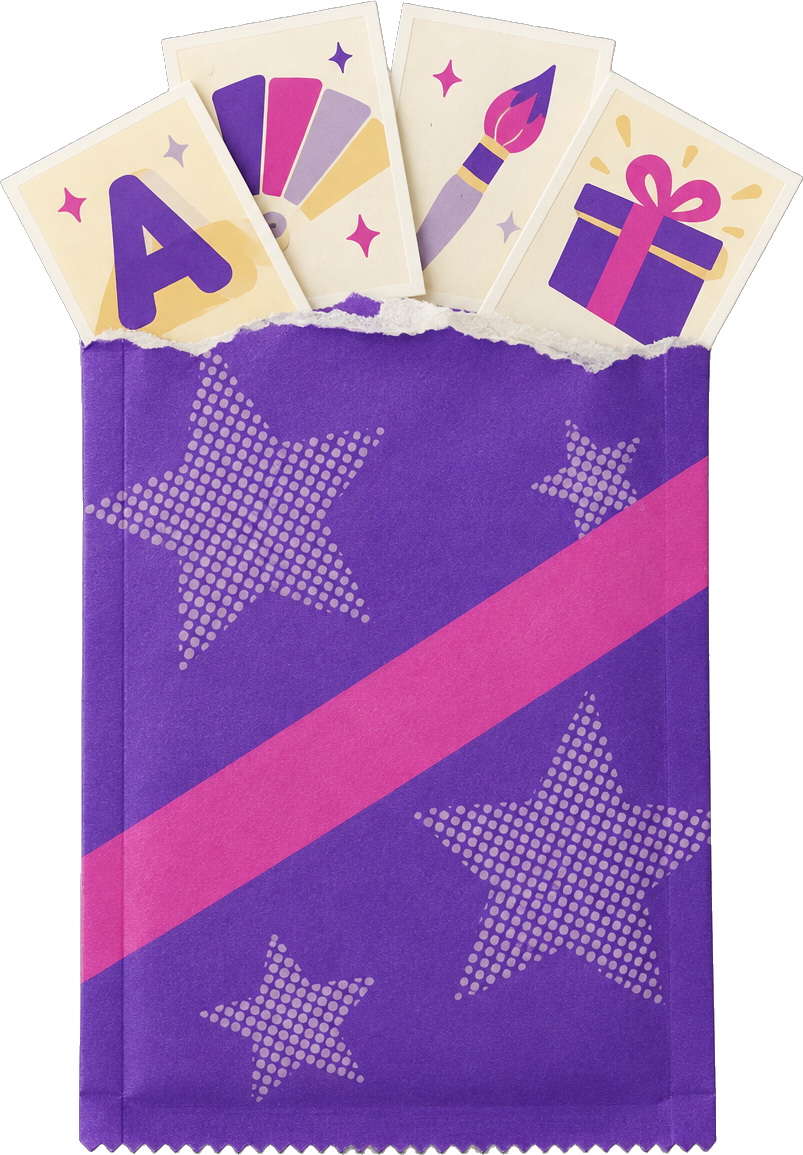
#> input picture Emi/ems-stories-servicos/projeto/objetos/pacotinho.png, 803 x 1155 px; its folder holds 4 pictures in this run
$ python objetos.py
#> lines starting #> are read from the running program, lines starting #| are printed output that depends on the picture; after the words box and inside, x2 and y2 are one past the last pixel; in counts of white or black regions, pixels touching at a corner belong together
# Objetos já aprovados no carrossel "figurinhas raras" (pacotinho, lupa, presente, pincel),
# tratados na mesma cor da capa da lua: mapa de gradiente plum -> rosa queimado -> manteiga -> marfim, mantendo o recorte.
from PIL import Image
import numpy as np
H = lambda h: np.array([int(h[i:i+2], 16) for i in (1, 3, 5)], float)
STOPS = [(0, '#4a1d58'), (.25, '#6d2c80'), (.5, '#b0569a'), (.78, '#f2cf7a'), (1, '#fffbde')]
for nome in ['pacotinho', 'lupa-3d', 'presente', 'pincel']:
    im = Image.open(f'objetos/{nome}.png').convert('RGBA')
#> im is the input picture: PIL image 803x1155 RGBA; mean R, G, B, A 117.2, 79.1, 133.5, 196.2
    a = np.asarray(im, float); alfa = a[..., 3] / 255
    g = (a[..., 0] * .299 + a[..., 1] * .587 + a[..., 2] * .114) / 255
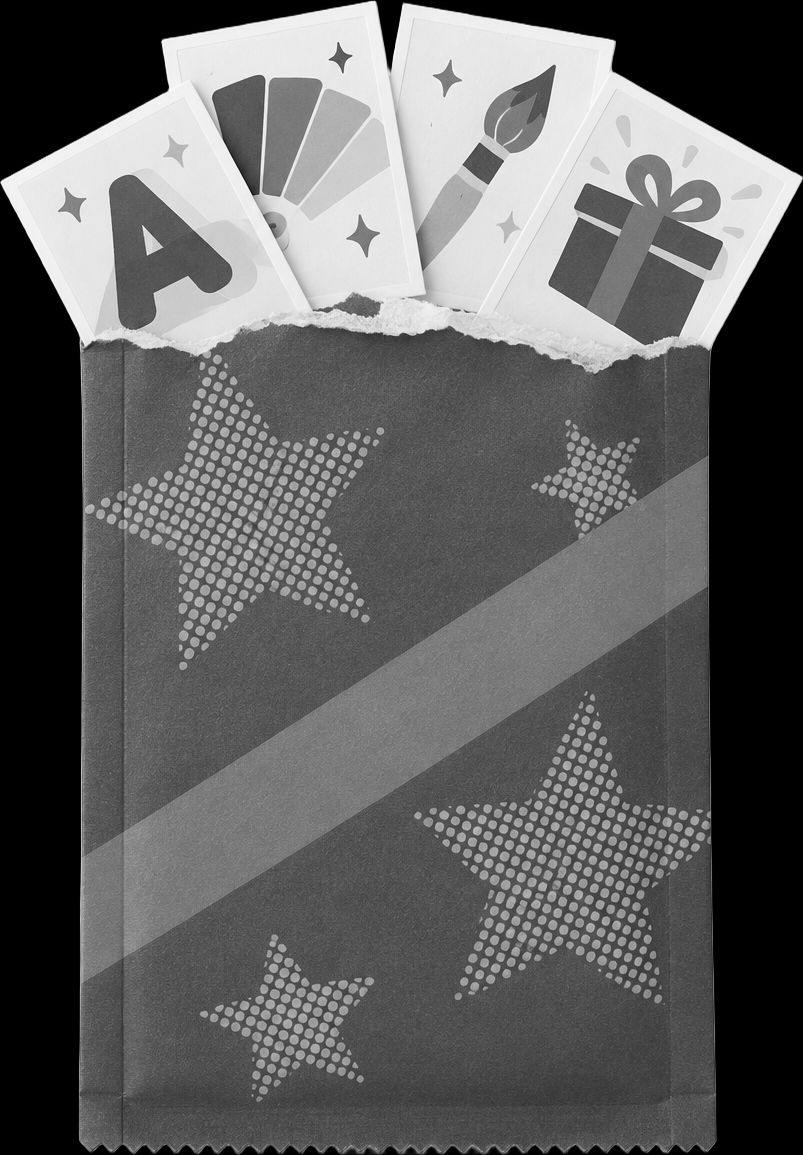
#> g: shape (1155, 803) float64; min 0, max 0.991, mean 0.379
    lo, hi = np.percentile(g[alfa > .5], [1, 99]); g = np.clip((g - lo) / (hi - lo), 0, 1) ** .9
#> after `lo, hi = np.percentile(g[alfa > 0.5], [1, 99])`: lo = 0.248; hi = 0.943
#> after `g = np.clip((g - lo) / (hi - lo), 0, 1) ** 0.9`:
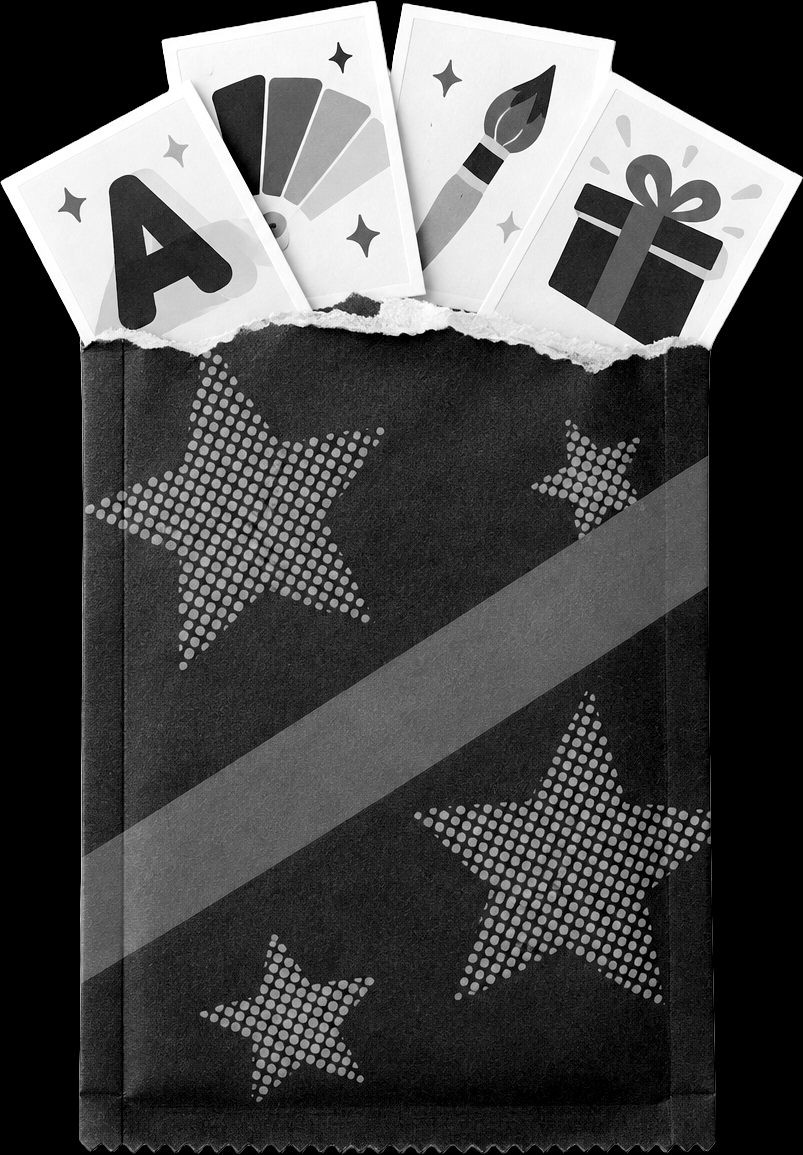
#> g: shape (1155, 803) float64; min 0, max 1, mean 0.289
    out = np.zeros(g.shape + (4,))
    for (x0, c0), (x1, c1) in zip(STOPS, STOPS[1:]):
        m = (g >= x0) & (g <= x1); t = ((g - x0) / (x1 - x0))[m][:, None]
        out[m, :3] = H(c0) * (1 - t) + H(c1) * t
#> this loop made 4 passes
#> pass 1, `m = (g >= x0) & (g <= x1)`:
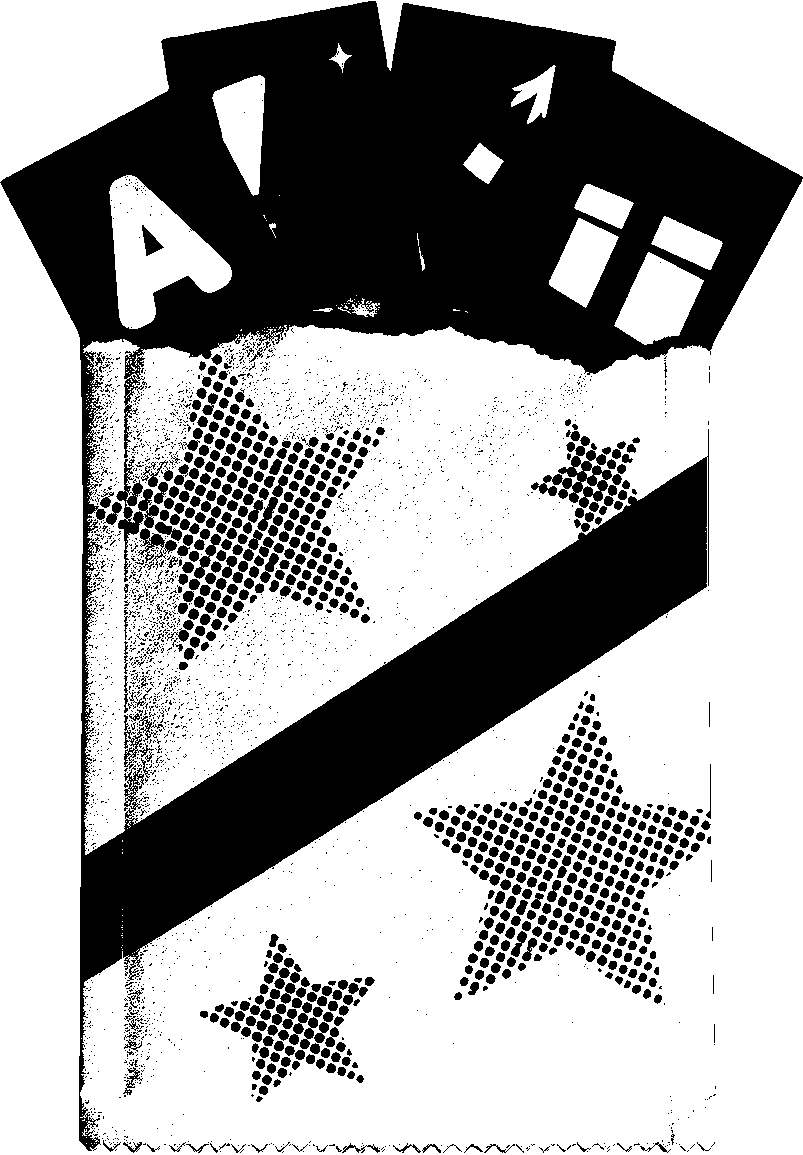
#> m: shape (1155, 803) bool; 64.4% white; 3577 black regions (2869 under 20 px), largest, box (x1, y1, x2, y2) and area: (0, 1, 803, 1151) 266132, (531, 436, 612, 508) 1989, (116, 459, 144, 582) 1034
    out[..., 3] = a[..., 3]
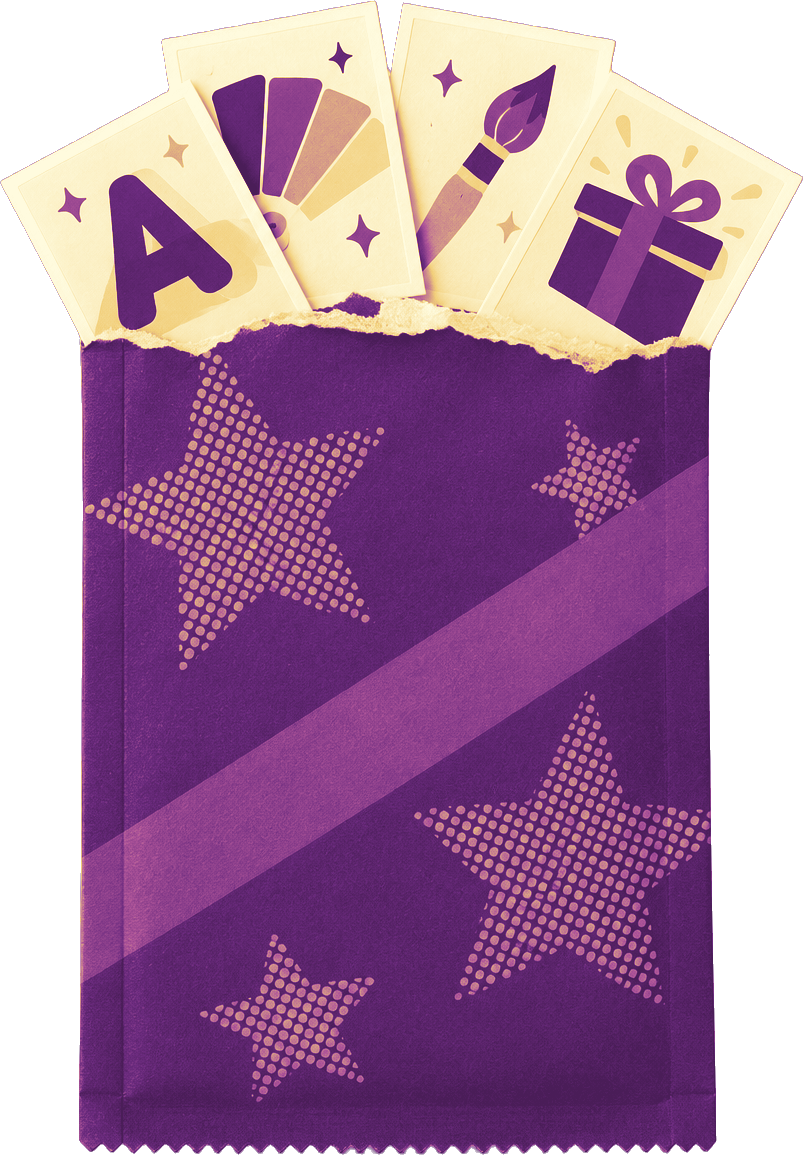
#> out: shape (1155, 803, 4) float64; mean of channels 0, 1, 2, 3 126.2, 76.2, 123.7, 196.2; transparent parts drawn white
    Image.fromarray(out.astype('uint8'), 'RGBA').save(f'objetos/{nome}-manteiga.png'); print(nome, im.size)
#| pacotinho (803, 1155)
#> pass 2 of the loop `for nome in ['pacotinho', 'lupa-3d', 'presente', 'pincel']:`:
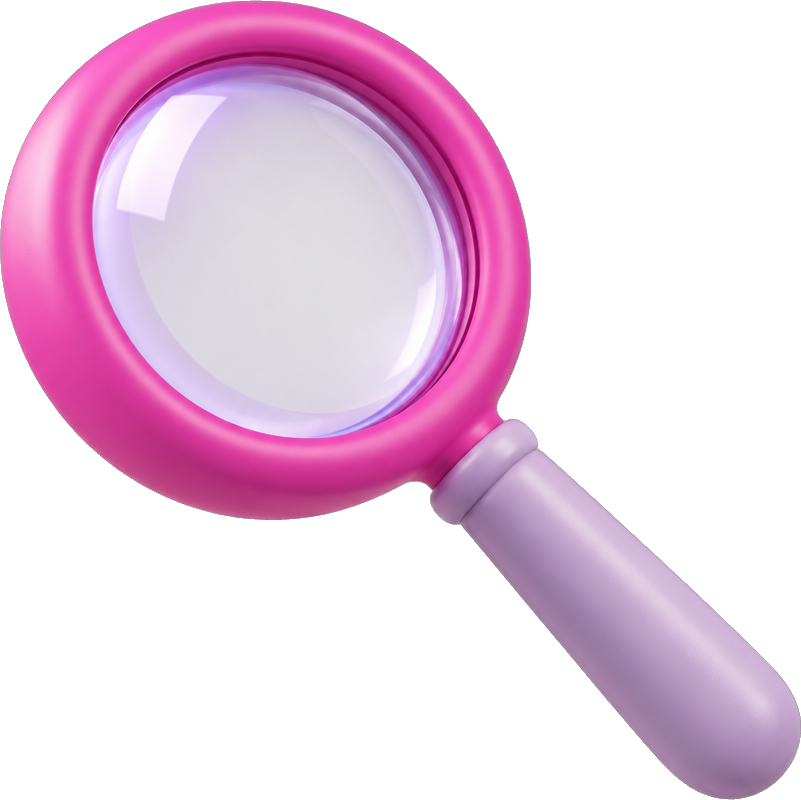
#> input picture Emi/ems-stories-servicos/projeto/objetos/lupa-3d.png, 801 x 800 px
#> im is the input picture: PIL image 801x800 RGBA; mean R, G, B, A 90.2, 62.2, 83.2, 109.1
#> a: shape (800, 801, 4) float64
#> alfa: shape (800, 801) float64
#> lo = 0.263; hi = 0.97
#> the loop `for (x0, c0), (x1, c1) in zip(STOPS, STOPS[1:]):` made 4 passes
#> pass 1, `m = (g >= x0) & (g <= x1)`:
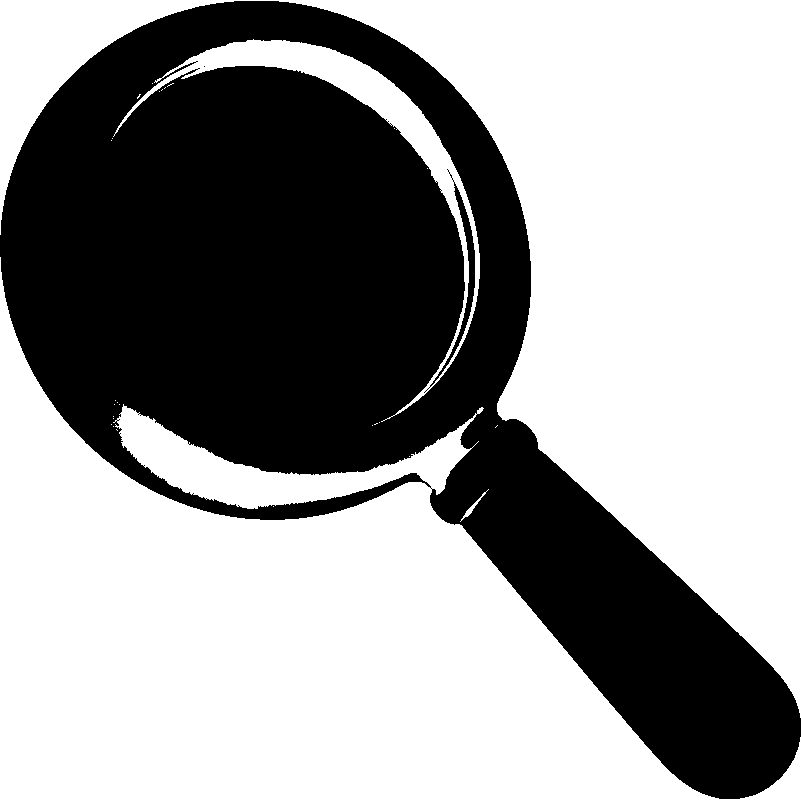
#> m: shape (800, 801) bool; 60.9% white; 3 black regions (1 under 20 px), largest, box (x1, y1, x2, y2) and area: (0, 1, 801, 799) 249142, (424, 169, 475, 393) 1105
#> `out[..., 3] = a[..., 3]`:
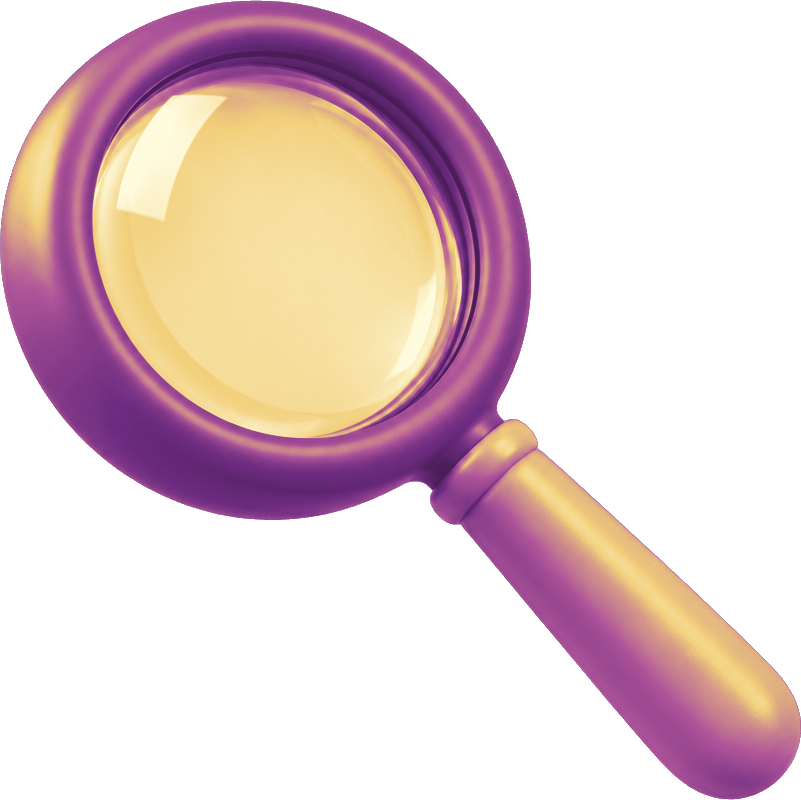
#> out: shape (800, 801, 4) float64; mean of channels 0, 1, 2, 3 125.2, 76.3, 112, 109.1; transparent parts drawn white
#| lupa-3d (801, 800)
#> (the run stopped early here; a loop or call above may not have finished)
